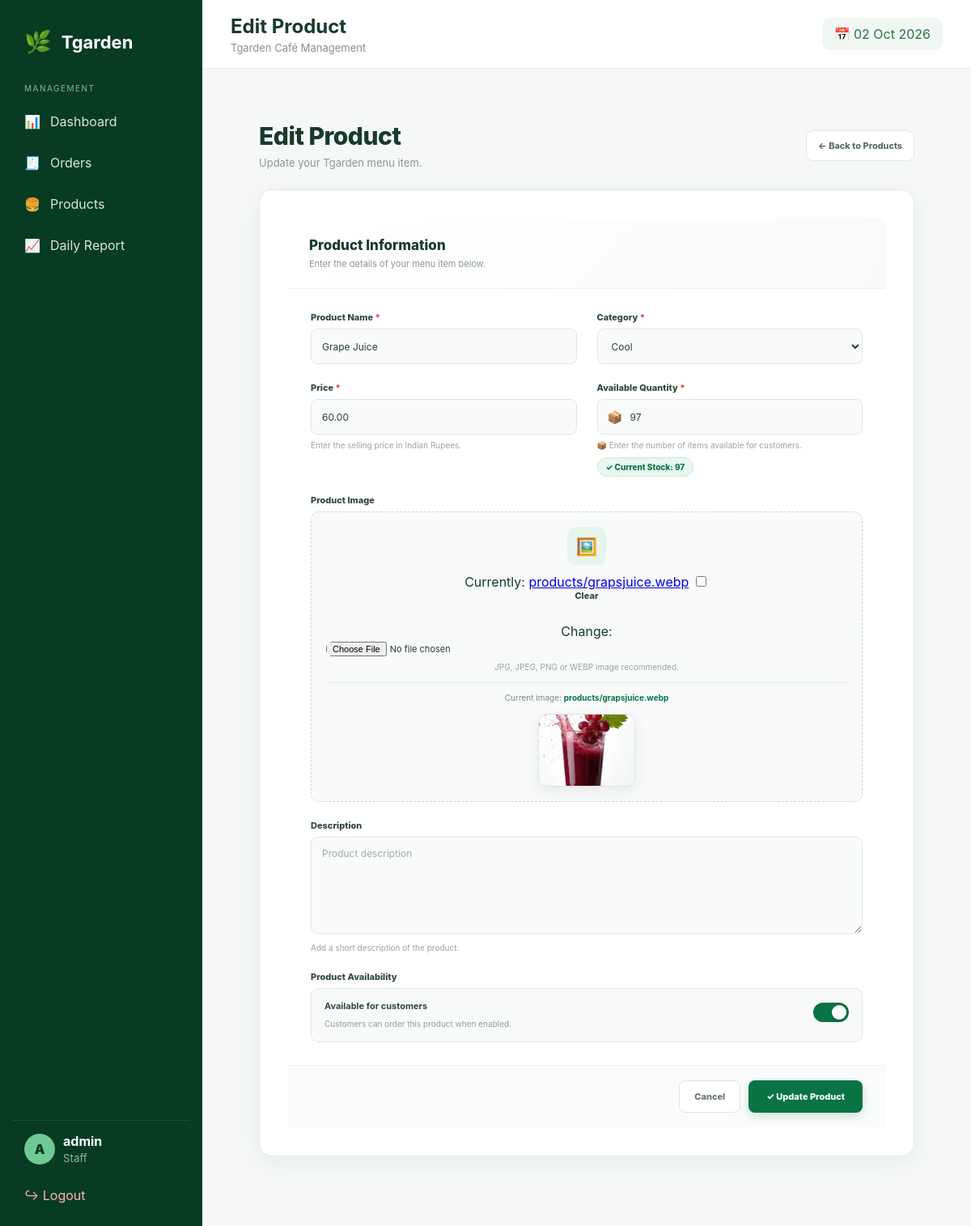
The app's page /staff/products/9/edit/ (signed in) with its own data.
### cafe/models.py (models this page shows, shortened)
class Product(models.Model):
    CATEGORY_CHOICES = [
        ("HOT", "Hot"),
        ("COOL", "Cool"),
        ("SNACKS", "Snacks"),
    ]
    name = models.CharField(
        max_length=200
    )
    description = models.TextField(
        blank=True
    )
    price = models.DecimalField(
        max_digits=10,
        decimal_places=2
    )
    image = models.ImageField(
        upload_to="products/",
        blank=True,
        null=True
    )
    category = models.CharField(
        max_length=20,
        choices=CATEGORY_CHOICES,
        default="SNACKS"
    )
    is_available = models.BooleanField(
        default=True
    )
    created_at = models.DateTimeField(
        auto_now_add=True
    )
    stock = models.PositiveIntegerField(
        default=0,
        verbose_name="Available Quantity"
    )
    class Meta:
        ordering = ["-created_at"]

### staff/views.py (the view)
@login_required
def edit_product(request, product_id):
    product = get_object_or_404(
        Product,
        id=product_id
    )
    if request.method == "POST":
        form = ProductForm(
            request.POST,
            request.FILES,
            instance=product
        )
        if form.is_valid():
            form.save()
            return redirect("staff:products")
    else:
        form = ProductForm(
            instance=product
        )
    return render(
        request,
        "staff/product_form.html",
        {
            "form": form,
            "title": "Edit Product",
            "product": product,
        }
    )

### staff/forms.py
class ProductForm(forms.ModelForm):
    class Meta:
        model = Product
        fields = [
            "name",
            "category",
            "description",
            "price",
            "image",
            "is_available",
            "stock",
        ]
        widgets = {
            "name": forms.TextInput(
                attrs={
                    "placeholder": "Product name"
                }
            ),
            "category": forms.Select(),
            "description": forms.Textarea(
                attrs={
                    "placeholder": "Product description",
                    "rows": 4,
                }
            ),
            "price": forms.NumberInput(
                attrs={
                    "placeholder": "0.00",
                    "step": "0.01",
                }
            ),
            "stock": forms.NumberInput(
                attrs={
                    "class": "form-control",
                    "min": "0",
                    "placeholder": "Available quantity"
                }
            ),
            "image": forms.ClearableFileInput(),
            "is_available": forms.CheckboxInput(),
        }

### staff/templates/staff/product_form.html (shortened to what this page needs)
{% extends "staff/base.html" %}
{% block page_title %}
{% if product %}
    Edit Product
{% else %}
    Add Product
{% endif %}
{% endblock %}
{% block content %}
<div class="product-form-page">
    <div class="form-page-header">
        <div class="form-page-header-left">
            <h1>
                {% if product %}
                    Edit Product
                {% else %}
                    Add Product
                {% endif %}
            </h1>
            <p>
                {% if product %}
                    Update your Tgarden menu item.
                {% else %}
                    Add a new item to your Tgarden café menu.
                {% endif %}
            </p>
        </div>
        <a
            href="{% url 'staff:products' %}"
            class="back-button"
        >
            ← Back to Products
        </a>
    </div>
    <div class="form-card">
        <div class="form-card-header">
            <h2>
                Product Information
            </h2>
            <p>
                Enter the details of your menu item below.
            </p>
        </div>
        <form
            method="POST"
            enctype="multipart/form-data"
        >
            <div class="form-body">
                <div class="form-grid">
                    <div class="form-group">
                        <label
                            for="{{ form.name.id_for_label }}"
                        >
                            Product Name
                            <span class="required">
                                *
                            </span>
                        </label>
                        {{ form.name }}
                    </div>
                    <div class="form-group">
                        <label
                            for="{{ form.category.id_for_label }}"
                        >
                            Category
                            <span class="required">
                                *
                            </span>
                        </label>
                        {{ form.category }}
                    </div>
                    <div class="form-group">
                        <label
                            for="{{ form.price.id_for_label }}"
                        >
                            Price
                            <span class="required">
                                *
                            </span>
                        </label>
                        {{ form.price }}
                        <div class="help-text">
                            Enter the selling price in Indian Rupees.
                        </div>
                    </div>
                    <div class="form-group stock-field">
                        <label
                            for="{{ form.stock.id_for_label }}"
                        >
                            Available Quantity
                            <span class="required">
                                *
                            </span>
                        </label>
                        <div class="stock-input-wrapper">
                            {{ form.stock }}
                        </div>
                        <div class="stock-help">
                            📦
                            Enter the number of items available
                            for customers.
                        </div>
                        {% if product %}
                            <div class="stock-current">
                                ✓ Current Stock:
                                {{ product.stock }}
                            </div>
                        {% endif %}
                    </div>
                    <div class="form-group full-width">
                        <label
                            for="{{ form.image.id_for_label }}"
                        >
                            Product Image
                        </label>
                        <div class="image-upload-box">
                            <div class="image-icon">
                                🖼️
                            </div>
                            {{ form.image }}
                            <div class="help-text">
                                JPG, JPEG, PNG or WEBP
                                image recommended.
                            </div>
                            {% if product and product.image %}
                                <div class="current-image">
                                    Current image:
                                    <strong>
                                        {{ product.image.name }}
                                    </strong>
                                </div>
                                <div
                                    class="image-preview-wrapper show"
                                >
                                    <img
                                        src="{{ product.image.url }}"
                                        class="image-preview"
                                        alt="{{ product.name }}"
                                    >
                                </div>
                            {% endif %}
                        </div>
                    </div>
                    <div class="form-group full-width">
                        <label
                            for="{{ form.description.id_for_label }}"
                        >
                            Description
                        </label>
                        {{ form.description }}
                        <div class="help-text">
                            Add a short description of the product.
                        </div>
                    </div>
                    <div class="form-group full-width">
                        <label>
                            Product Availability
                        </label>
                        <div class="availability-box">
                            <div class="availability-text">
                                <strong>
                                    Available for customers
                                </strong>
                                <span>
                                    Customers can order this
                                    product when enabled.
                                </span>
                            </div>
                            <label class="checkbox-wrapper">
                                <span class="checkbox-slider"></span>
                            </label>
                        </div>
                    </div>
                </div>
            </div>
            <div class="form-footer">
                <a
                    href="{% url 'staff:products' %}"
                    class="cancel-button"
                >
                    Cancel
                </a>
                <button
                    type="submit"
                    class="save-button"
                >
                    {% if product %}
                        ✓ Update Product
                    {% else %}
                        + Add Product
                    {% endif %}
                </button>
            </div>
        </form>
    </div>
</div>
{% endblock %}

### staff/templates/staff/base.html (shortened to what this page needs)
{% load static %}
<!DOCTYPE html>
<html>
<head>
    <link
        rel="stylesheet"
        href="{% static 'staff/css/staff.css' %}"
    >
</head>
<body>
<div class="staff-layout">
    <aside class="sidebar">
        <div class="sidebar-logo">
            <span>
                🌿
            </span>
            <strong>
                Tgarden
            </strong>
        </div>
        <div class="sidebar-label">
            MANAGEMENT
        </div>
        <a
            href="{% url 'staff:dashboard' %}"
            class="sidebar-link"
        >
            📊
            <span>Dashboard</span>
        </a>
        <a
            href="{% url 'staff:orders' %}"
            class="sidebar-link"
        >
            🧾
            <span>Orders</span>
        </a>
        <a
            href="{% url 'staff:products' %}"
            class="sidebar-link"
        >
            🍔
            <span>Products</span>
        </a>
        <a
            href="{% url 'staff:daily_report' %}"
            class="sidebar-link"
        >
            📈
            <span>Daily Report</span>
        </a>
        <div class="sidebar-bottom">
            <div class="staff-user">
                <div class="user-avatar">
                    {{ request.user.username|first|upper }}
                </div>
                <div>
                    <strong>
                        {{ request.user.username }}
                    </strong>
                    <small>
                        Staff
                    </small>
                </div>
            </div>
            <a
                href="{% url 'staff:logout' %}"
                class="logout-link"
            >
                ↪ Logout
            </a>
        </div>
    </aside>
    <main class="staff-main">
        <header class="staff-header">
            <div>
                <h2>
                    {% block page_title %}{% endblock %}
                </h2>
                <p>
                    Tgarden Café Management
                </p>
            </div>
            <div class="header-date">
                📅 {% now "d M Y" %}
            </div>
        </header>
        <div class="staff-content">
            {% block content %}
            {% endblock %}
        </div>
    </main>
</div>
</body>
</html>

### staff/static/staff/css/staff.css (style rules this page uses)
* { box-sizing: border-box; }
body { margin: 0; font-family: Inter, Arial, sans-serif; background: #f5f8f6; color: #173b28; }
.staff-layout { min-height: 100vh; display: flex; }
.sidebar { width: 250px; background: #073b22; color: white; padding: 25px 15px; position: fixed; top: 0; bottom: 0; left: 0; display: flex; flex-direction: column; }
.sidebar-logo { display: flex; align-items: center; gap: 12px; padding: 10px 15px 35px; font-size: 22px; }
.sidebar-logo span { font-size: 27px; }
.sidebar-label { font-size: 10px; letter-spacing: 1.5px; color: #8eb59e; padding: 0 15px 12px; }
.sidebar-link { display: flex; gap: 12px; align-items: center; padding: 13px 15px; margin-bottom: 5px; border-radius: 10px; color: #d5e8dc; text-decoration: none; }
.sidebar-bottom { margin-top: auto; }
.staff-user { display: flex; gap: 10px; align-items: center; padding: 15px; border-top: 1px solid rgba(255,255,255,.1); }
.user-avatar { width: 38px; height: 38px; border-radius: 50%; display: flex; align-items: center; justify-content: center; background: #70c994; color: #073b22; font-weight: 900; }
.staff-user strong { display: block; }
.staff-user small { color: #8eb59e; }
.logout-link { display: block; padding: 12px 15px; color: #ffb4b4; text-decoration: none; }
.staff-main { margin-left: 250px; width: calc(100% - 250px); }
.staff-header { height: 85px; background: white; border-bottom: 1px solid #e6eee9; padding: 18px 35px; display: flex; align-items: center; justify-content: space-between; }
.staff-header h2 { margin: 0; }
.staff-header p { margin: 4px 0 0; color: #849189; font-size: 13px; }
.header-date { background: #f0f7f2; padding: 10px 15px; border-radius: 10px; color: #287447; }
.staff-content { padding: 35px; }
.form-card { background: white; padding: 35px; border-radius: 20px; }
.cancel-button { padding: 13px 20px; border-radius: 10px; background: #edf2ef; color: #42604e; text-decoration: none; font-weight: 700; }

### records on screen
Product: name "Grape Juice", category "Cool", price "60.00", stock "97", image.name "products/grapsjuice.webp", image (picture)

### other values on screen
{{ request.user.username|first|upper }} "A"
{{ request.user.username }} "admin"
